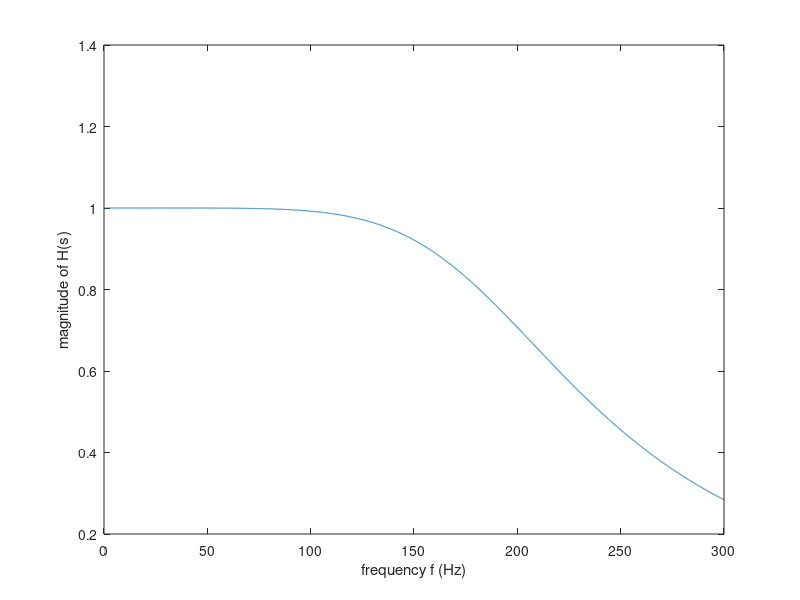

Here is the MATLAB script that generated this plot:
f=0:0.1:300; % range of frequency
w=f*2*pi; % omega
[b,a]=butter(3,200*2*pi,'s'); % 3rd order Butterworth filter with cutoff at 200Hz
% b: numerator; a: denominator
H=freqs(b,a,w); % find the frequency response
figure(1) % open graphic window #1 for plot
plot(f,abs(H)) % plot magnitude vs. frequency
xlabel('frequency f (Hz)') % label x, y axis
ylabel('magnitude of H(s)')